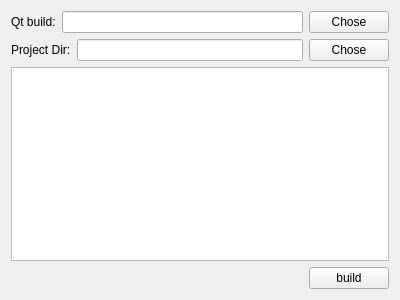
<?xml version="1.0" encoding="UTF-8"?>
<ui version="4.0">
 <class>BuildPage</class>
 <widget class="QWidget" name="BuildPage">
  <property name="geometry">
   <rect>
    <x>0</x>
    <y>0</y>
    <width>400</width>
    <height>300</height>
   </rect>
  </property>
  <property name="windowTitle">
   <string>Form</string>
  </property>
  <layout class="QVBoxLayout" name="verticalLayout">
   <item>
    <layout class="QHBoxLayout" name="horizontalLayout">
     <item>
      <widget class="QLabel" name="qtBuildInfo">
       <property name="text">
        <string>Qt build:</string>
       </property>
      </widget>
     </item>
     <item>
      <widget class="QLineEdit" name="pathQtBuild"/>
     </item>
     <item>
      <widget class="QPushButton" name="chooseQtBuildButton">
       <property name="text">
        <string>Chose</string>
       </property>
      </widget>
     </item>
    </layout>
   </item>
   <item>
    <layout class="QHBoxLayout" name="horizontalLayout_2">
     <item>
      <widget class="QLabel" name="projectInfo">
       <property name="text">
        <string>Project Dir:</string>
       </property>
      </widget>
     </item>
     <item>
      <widget class="QLineEdit" name="projectPath"/>
     </item>
     <item>
      <widget class="QPushButton" name="chooseProjectPath">
       <property name="text">
        <string>Chose</string>
       </property>
      </widget>
     </item>
    </layout>
   </item>
   <item>
    <widget class="QPlainTextEdit" name="consloleLog">
     <property name="readOnly">
      <bool>true</bool>
     </property>
     <property name="plainText">
      <string/>
     </property>
    </widget>
   </item>
   <item>
    <layout class="QHBoxLayout" name="horizontalLayout_3">
     <property name="leftMargin">
      <number>0</number>
     </property>
     <property name="topMargin">
      <number>0</number>
     </property>
     <item>
      <spacer name="horizontalSpacer">
       <property name="orientation">
        <enum>Qt::Horizontal</enum>
       </property>
       <property name="sizeHint" stdset="0">
        <size>
         <width>40</width>
         <height>20</height>
        </size>
       </property>
      </spacer>
     </item>
     <item>
      <widget class="QPushButton" name="build">
       <property name="text">
        <string>build</string>
       </property>
      </widget>
     </item>
    </layout>
   </item>
  </layout>
 </widget>
 <resources/>
 <connections/>
</ui>
